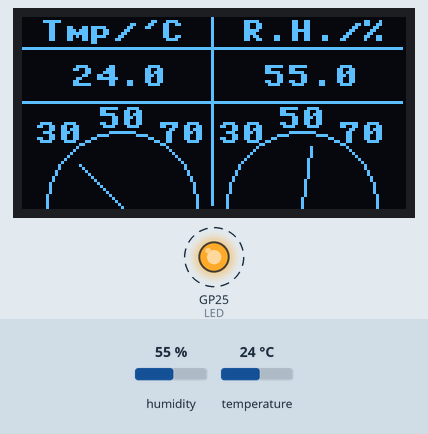
The program below on a simulated Raspberry Pi Pico running MicroPython. On the bench: 128×64 one-colour display, output pins drawn as LEDs (lit = HIGH). Dashed ring = blinking. The test bench sets the inputs (shaded band); at power-on: humidity 55 %, temperature 24 °C. Library files of the repository ran but are not shown: SH1107.py; pins used as bus, display or sensor lines are not drawn.

Above: at 1.2 s.
1.3 s: humidity set to 22 %
At 1.92 s:
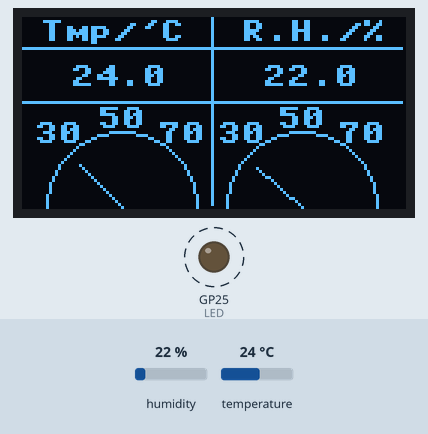
3.0 s: temperature set to 12 °C
At 3.58 s:
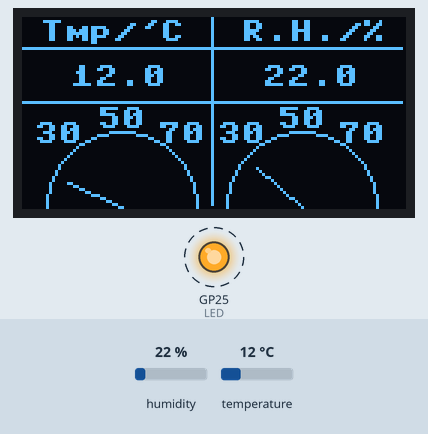
4.6 s: humidity set to 40 %
At 5.0 s:
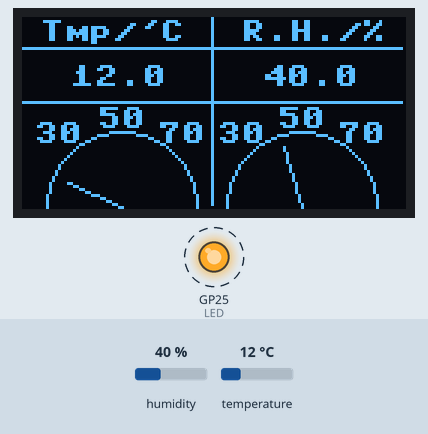
6.3 s: temperature set to 19 °C
At 6.9 s:
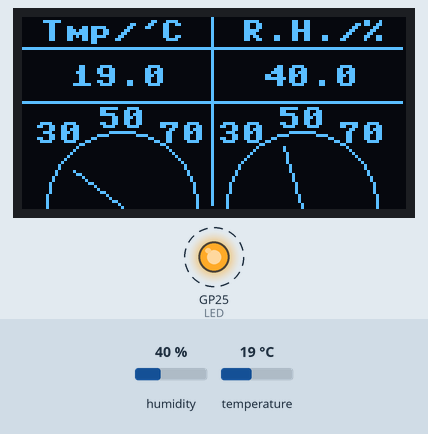
Timing chart, 0 to 8.9 s (numbered marks = the images above; inputs shaded):
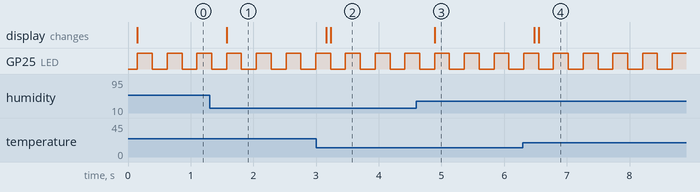

The program:

main.py
```python
from machine import Pin
from SH1107 import OLED_13
from utime import sleep_ms
import math
import dht

LED = Pin(25, Pin.OUT)

oled = OLED_13()
RHT = dht.DHT22(Pin(28, Pin.IN))


def map_value(value, x_min, x_max, y_min, y_max):
    return (y_min + (((y_max - y_min)/(x_max - x_min)) * (value - x_min)))


def circle(xc, yc, r, c):
   a = 0
   b = r
   p = (1 - b)

   while(a <= b):
       oled.pixel((xc + a), (yc + b), c)
       oled.pixel((xc + b), (yc + a), c)
       oled.pixel((xc - a), (yc + b), c)
       oled.pixel((xc - b), (yc + a), c)
       oled.pixel((xc + b), (yc - a), c)
       oled.pixel((xc + a), (yc - b), c)
       oled.pixel((xc - a), (yc - b), c)
       oled.pixel((xc - b), (yc - a), c)

       if(p < 0):
           p += (3 + (2 * a))
           a += 1

       else:
           p += (5 + (2 * (a  - b)))
           a += 1
           b -= 1


while True:
    oled.fill(oled.BLACK)

    oled.text("Tmp/'C", 6, 1, oled.WHITE)
    oled.text("R.H./%", 73, 1, oled.WHITE)

    oled.text("30", 4, 35, oled.WHITE)
    oled.text("50", 25, 30, oled.WHITE)
    oled.text("70", 45, 35, oled.WHITE)

    oled.text("30", 65, 35, oled.WHITE)
    oled.text("50", 85, 30, oled.WHITE)
    oled.text("70", 105, 35, oled.WHITE)

    circle(33, 63, 25, oled.WHITE)
    circle(93, 63, 25, oled.WHITE)

    oled.hline(0, 10, 127, oled.WHITE)
    oled.hline(0, 28, 127, oled.WHITE)
    oled.vline(63, 0, 63, oled.WHITE)

    RHT.measure()
    t = RHT.temperature()
    rh = RHT.humidity()

    oled.text(str("% 2.1f" % t), 8, 16, oled.WHITE)
    oled.text(str("% 2.1f" % rh), 72, 16, oled.WHITE)

    l1 = map_value(t, 0, 100, -1.571, 1.571)
    l2 = map_value(rh, 0, 100, -1.571, 1.571)

    oled.line(33, 63, (33 + int(20 * math.sin(l1))), int(63 - (20 * math.cos(l1))), oled.WHITE)
    oled.line(93, 63, (93 + int(20 * math.sin(l2))), int(63 - (20 * math.cos(l2))), oled.WHITE)

    oled.show()

    LED.toggle()
    sleep_ms(100)
```

Measured:
- after the input at 1.3 s, the display: changes after 0.27 s (image 1)
- after the input at 3.0 s, the display: first changes after 0.16 s (image 2 shows a later state)
- after the input at 4.6 s, the display: changes after 0.29 s (image 3)
- after the input at 6.3 s, the display: first changes after 0.18 s (image 4 shows a later state)
- by itself, GP25 (LED): alternates HIGH for 0.24 s and LOW for 0.24 s
